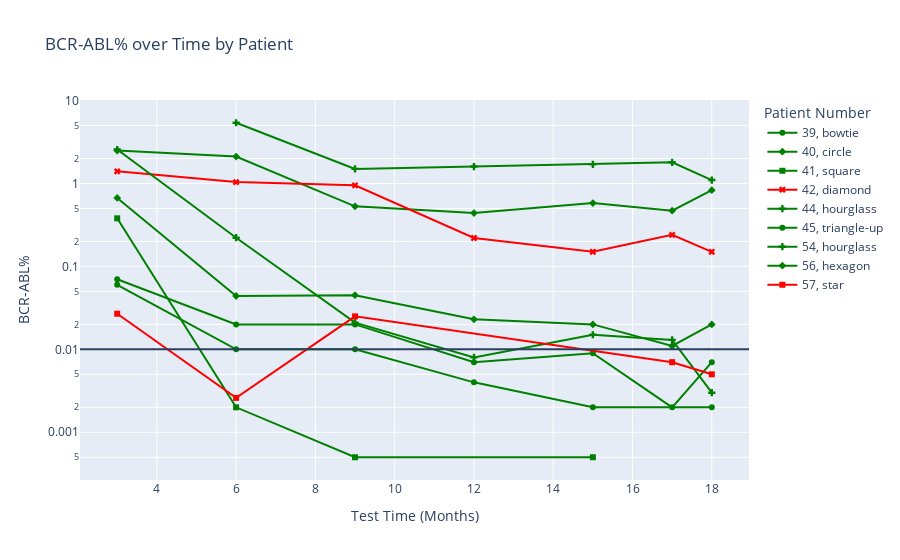

Notebook cell for this chart:
### Code cell
import plotly.express as px

response['BCRABL'] = response['BCRABL'].replace(0, 0.001)

symbols = ['circle', 'square', 'diamond', 'cross', 'hourglass', 'triangle-up', 'hexagon', 'star', 'hexagram', 'bowtie']

response['Symbol'] = response['patient_numbers'].apply(lambda x: symbols[x % len(symbols)])


response['BCRABL'] = response['BCRABL'].replace(0, 0.001)
response['Color'] = response['pred'].map({0: 'red', 1: 'green'})

color_discrete_map = {num: 'green' if response.loc[response['patient_numbers'] == num, 'pred'].iloc[0] == 1 else 'red'
                      for num in response['patient_numbers'].unique()}

fig = px.line(
    response,
    x='month',
    y='BCRABL',
    color='patient_numbers',  
    symbol='Symbol',  
    log_y=True,
    title='BCR-ABL% over Time by Patient',
    markers=True,
    color_discrete_map=color_discrete_map
)

fig.update_layout(
    yaxis_title='BCR-ABL%',
    xaxis_title='Test Time (Months)',
    yaxis_type='log',
    legend_title="Patient Number"
)

fig.update_traces(connectgaps=True, line=dict(dash='solid'))

fig.add_hline(y=0.01)

fig.show()

### Figure 1 — Plotly figure (JSON) as saved in the notebook; plotly's stock layout.template omitted (floating-point values rounded to 4 significant figures)
{"data": [{"connectgaps": true, "hovertemplate": "patient_numbers=39<br>Symbol=bowtie<br>month=%{x}<br>BCRABL=%{y}<extra></extra>", "legendgroup": "39, bowtie", "line": {"color": "green", "dash": "solid"}, "marker": {"symbol": "circle"}, "mode": "markers+lines", "name": "39, bowtie", "orientation": "v", "showlegend": true, "type": "scatter", "x": [3, 6, 9, 12, 15, 17, 18], "xaxis": "x", "y": [0.07, 0.02, 0.02, 0.007, 0.009, 0.002, 0.007], "yaxis": "y"}, {"connectgaps": true, "hovertemplate": "patient_numbers=40<br>Symbol=circle<br>month=%{x}<br>BCRABL=%{y}<extra></extra>", "legendgroup": "40, circle", "line": {"color": "green", "dash": "solid"}, "marker": {"symbol": "diamond"}, "mode": "markers+lines", "name": "40, circle", "orientation": "v", "showlegend": true, "type": "scatter", "x": [3, 6, 9, 12, 15, 17, 18], "xaxis": "x", "y": [2.5, 2.11, 0.53, 0.44, 0.58, 0.47, 0.83], "yaxis": "y"}, {"connectgaps": true, "hovertemplate": "patient_numbers=41<br>Symbol=square<br>month=%{x}<br>BCRABL=%{y}<extra></extra>", "legendgroup": "41, square", "line": {"color": "green", "dash": "solid"}, "marker": {"symbol": "square"}, "mode": "markers+lines", "name": "41, square", "orientation": "v", "showlegend": true, "type": "scatter", "x": [3, 6, 9, 12, 15, 17, 18], "xaxis": "x", "y": [0.38, 0.002, 0.0005, null, 0.0005, null, null], "yaxis": "y"}, {"connectgaps": true, "hovertemplate": "patient_numbers=42<br>Symbol=diamond<br>month=%{x}<br>BCRABL=%{y}<extra></extra>", "legendgroup": "42, diamond", "line": {"color": "red", "dash": "solid"}, "marker": {"symbol": "x"}, "mode": "markers+lines", "name": "42, diamond", "orientation": "v", "showlegend": true, "type": "scatter", "x": [3, 6, 9, 12, 15, 17, 18], "xaxis": "x", "y": [1.4, 1.04, 0.95, 0.22, 0.15, 0.24, 0.15], "yaxis": "y"}, {"connectgaps": true, "hovertemplate": "patient_numbers=44<br>Symbol=hourglass<br>month=%{x}<br>BCRABL=%{y}<extra></extra>", "legendgroup": "44, hourglass", "line": {"color": "green", "dash": "solid"}, "marker": {"symbol": "cross"}, "mode": "markers+lines", "name": "44, hourglass", "orientation": "v", "showlegend": true, "type": "scatter", "x": [3, 6, 9, 12, 15, 17, 18], "xaxis": "x", "y": [2.571, 0.222, 0.021, 0.008, 0.015, 0.013, 0.003], "yaxis": "y"}, {"connectgaps": true, "hovertemplate": "patient_numbers=45<br>Symbol=triangle-up<br>month=%{x}<br>BCRABL=%{y}<extra></extra>", "legendgroup": "45, triangle-up", "line": {"color": "green", "dash": "solid"}, "marker": {"symbol": "circle"}, "mode": "markers+lines", "name": "45, triangle-up", "orientation": "v", "showlegend": true, "type": "scatter", "x": [3, 6, 9, 12, 15, 17, 18], "xaxis": "x", "y": [0.06, 0.01, 0.01, 0.004, 0.002, null, 0.002], "yaxis": "y"}, {"connectgaps": true, "hovertemplate": "patient_numbers=54<br>Symbol=hourglass<br>month=%{x}<br>BCRABL=%{y}<extra></extra>", "legendgroup": "54, hourglass", "line": {"color": "green", "dash": "solid"}, "marker": {"symbol": "cross"}, "mode": "markers+lines", "name": "54, hourglass", "orientation": "v", "showlegend": true, "type": "scatter", "x": [3, 6, 9, 12, 15, 17, 18], "xaxis": "x", "y": [null, 5.4, 1.5, 1.6, 1.7, 1.8, 1.1], "yaxis": "y"}, {"connectgaps": true, "hovertemplate": "patient_numbers=56<br>Symbol=hexagon<br>month=%{x}<br>BCRABL=%{y}<extra></extra>", "legendgroup": "56, hexagon", "line": {"color": "green", "dash": "solid"}, "marker": {"symbol": "diamond"}, "mode": "markers+lines", "name": "56, hexagon", "orientation": "v", "showlegend": true, "type": "scatter", "x": [3, 6, 9, 12, 15, 17, 18], "xaxis": "x", "y": [0.669, 0.044, 0.045, 0.023, 0.02, 0.011, 0.02], "yaxis": "y"}, {"connectgaps": true, "hovertemplate": "patient_numbers=57<br>Symbol=star<br>month=%{x}<br>BCRABL=%{y}<extra></extra>", "legendgroup": "57, star", "line": {"color": "red", "dash": "solid"}, "marker": {"symbol": "square"}, "mode": "markers+lines", "name": "57, star", "orientation": "v", "showlegend": true, "type": "scatter", "x": [3, 6, 9, 12, 15, 17, 18], "xaxis": "x", "y": [0.0269, 0.0026, 0.025, null, null, 0.007, 0.005], "yaxis": "y"}], "layout": {"legend": {"title": {"text": "Patient Number"}, "tracegroupgap": 0}, "shapes": [{"type": "line", "x0": 0, "x1": 1, "xref": "x domain", "y0": 0.01, "y1": 0.01, "yref": "y"}], "title": {"text": "BCR-ABL% over Time by Patient"}, "xaxis": {"anchor": "y", "domain": [0, 1], "title": {"text": "Test Time (Months)"}}, "yaxis": {"anchor": "x", "domain": [0, 1], "title": {"text": "BCR-ABL%"}, "type": "log"}}}
